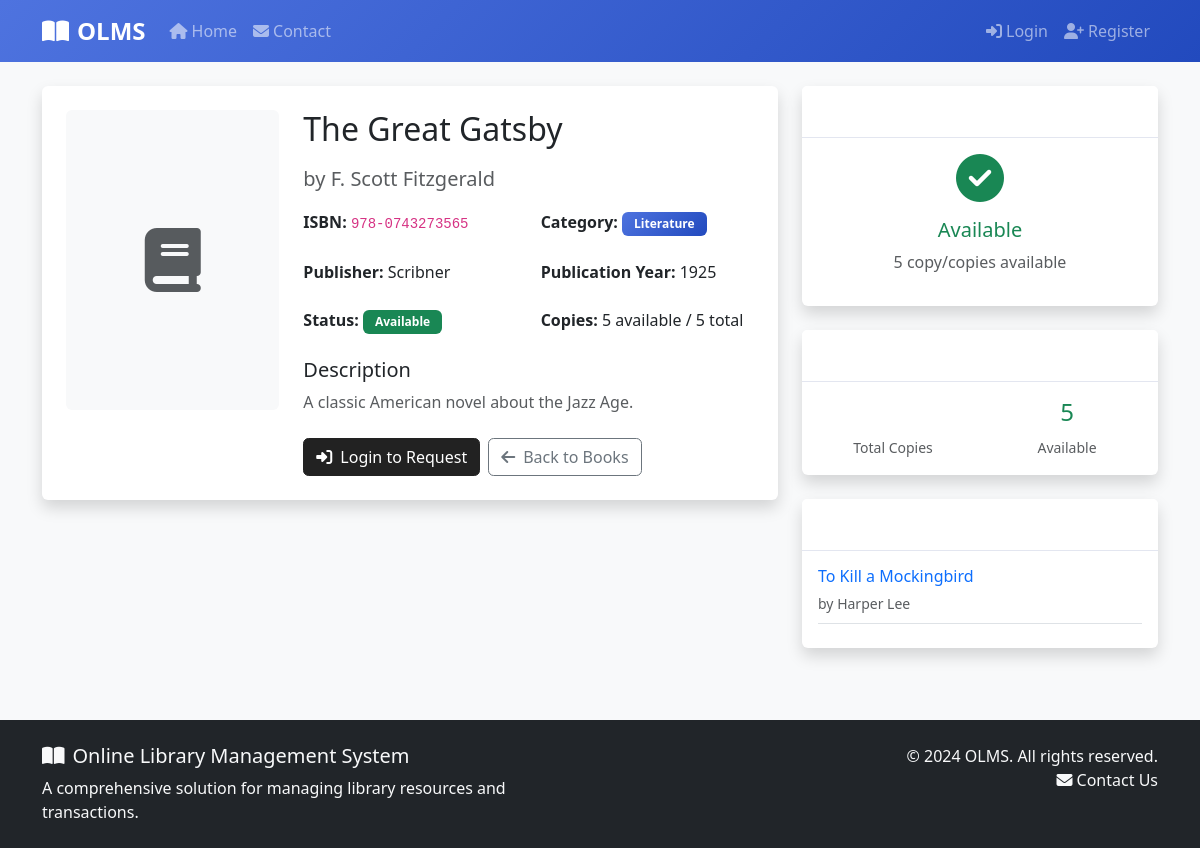
Page /books/1/ on the committed database.
### library/models.py (models this page shows, shortened)
class Book(models.Model):
    STATUS_CHOICES = (
        ('available', 'Available'),
        ('issued', 'Issued'),
        ('lost', 'Lost'),
        ('damaged', 'Damaged'),
    )
    title = models.CharField(max_length=200)
    author = models.CharField(max_length=200)
    isbn = models.CharField(max_length=13, unique=True)
    category = models.ForeignKey(Category, on_delete=models.CASCADE, related_name='books')
    description = models.TextField(blank=True, null=True)
    publication_year = models.IntegerField(
        validators=[MinValueValidator(1900), MaxValueValidator(2025)],
        blank=True, null=True
    )
    publisher = models.CharField(max_length=200, blank=True, null=True)
    total_copies = models.PositiveIntegerField(default=1)
    available_copies = models.PositiveIntegerField(default=1)
    status = models.CharField(max_length=20, choices=STATUS_CHOICES, default='available')
    cover_image = models.ImageField(upload_to='book_covers/', blank=True, null=True)
    created_at = models.DateTimeField(auto_now_add=True)
    updated_at = models.DateTimeField(auto_now=True)
    def is_available(self):
        return self.available_copies > 0 and self.status == 'available'
    class Meta:
        verbose_name = "Book"
        verbose_name_plural = "Books"
        ordering = ['title']

class Category(models.Model):
    name = models.CharField(max_length=100, unique=True)
    description = models.TextField(blank=True, null=True)
    created_at = models.DateTimeField(auto_now_add=True)
    class Meta:
        verbose_name = "Category"
        verbose_name_plural = "Categories"

### library/views.py (the view)
# urls.py: path('books/<int:book_id>/', views.book_detail, name='book_detail'),
def book_detail(request, book_id):
    book = get_object_or_404(Book, id=book_id)
    is_available = book.is_available()
    context = {
        'book': book,
        'is_available': is_available,
    }
    return render(request, 'book_detail.html', context)

### templates/book_detail.html (shortened to what this page needs)
{% extends 'base.html' %}
{% block content %}
<div class="container">
    <div class="row">
        <div class="col-lg-8">
            <div class="card shadow">
                <div class="card-body p-4">
                    <div class="row">
                        <div class="col-md-4 mb-4">
                            {% if book.cover_image %}
                                <img src="{{ book.cover_image.url }}" alt="{{ book.title }}" class="img-fluid rounded shadow">
                            {% else %}
                                <div class="bg-light rounded d-flex align-items-center justify-content-center" style="height: 300px;">
                                    <i class="fas fa-book fa-4x text-muted"></i>
                                </div>
                            {% endif %}
                        </div>
                        <div class="col-md-8">
                            <h1 class="h2 mb-3">{{ book.title }}</h1>
                            <p class="lead text-muted mb-3">by {{ book.author }}</p>
                            <div class="row mb-4">
                                <div class="col-sm-6">
                                    <strong>ISBN:</strong> <code>{{ book.isbn }}</code>
                                </div>
                                <div class="col-sm-6">
                                    <strong>Category:</strong>
                                    <span class="badge bg-primary">{{ book.category.name }}</span>
                                </div>
                            </div>
                            <div class="row mb-4">
                                <div class="col-sm-6">
                                    <strong>Publisher:</strong> {{ book.publisher|default:"Not specified" }}
                                </div>
                                <div class="col-sm-6">
                                    <strong>Publication Year:</strong> {{ book.publication_year|default:"Not specified" }}
                                </div>
                            </div>
                            <div class="row mb-4">
                                <div class="col-sm-6">
                                    <strong>Status:</strong>
                                    {% if book.status == 'available' %}
                                        <span class="badge bg-success">Available</span>
                                    {% elif book.status == 'issued' %}
                                        <span class="badge bg-warning">Issued</span>
                                    {% elif book.status == 'lost' %}
                                        <span class="badge bg-danger">Lost</span>
                                    {% else %}
                                        <span class="badge bg-secondary">{{ book.status|title }}</span>
                                    {% endif %}
                                </div>
                                <div class="col-sm-6">
                                    <strong>Copies:</strong> {{ book.available_copies }} available / {{ book.total_copies }} total
                                </div>
                            </div>
                            {% if book.description %}
                                <div class="mb-4">
                                    <h5>Description</h5>
                                    <p class="text-muted">{{ book.description }}</p>
                                </div>
                            {% endif %}
                            <div class="d-flex gap-2">
                                {% if user.is_authenticated %}
                                    {% if user.profile.user_type == 'admin' %}
                                        <a href="{% url 'book_edit' book.id %}" class="btn btn-warning">
                                            <i class="fas fa-edit me-2"></i>Edit Book
                                        </a>
                                        <a href="{% url 'issue_book' %}" class="btn btn-success">
                                            <i class="fas fa-hand-holding me-2"></i>Issue Book
                                        </a>
                                        <a href="{% url 'book_delete' book.id %}" class="btn btn-danger"
                                           data-confirm="Are you sure you want to delete this book?">
                                            <i class="fas fa-trash me-2"></i>Delete
                                        </a>
                                    {% else %}
                                        {% if book.is_available %}
                                            <a href="{% url 'request_book' book.id %}" class="btn btn-primary">
                                                <i class="fas fa-hand-holding me-2"></i>Request Book
                                            </a>
                                        {% else %}
                                            <button class="btn btn-secondary" disabled>
                                                <i class="fas fa-clock me-2"></i>Not Available
                                            </button>
                                        {% endif %}
                                    {% endif %}
                                {% else %}
                                    <a href="{% url 'login' %}" class="btn btn-primary">
                                        <i class="fas fa-sign-in-alt me-2"></i>Login to Request
                                    </a>
                                {% endif %}
                                <a href="{% url 'book_list' %}" class="btn btn-outline-secondary">
                                    <i class="fas fa-arrow-left me-2"></i>Back to Books
                                </a>
                            </div>
                        </div>
                    </div>
                </div>
            </div>
        </div>
        <div class="col-lg-4">
            <div class="card shadow mb-4">
                <div class="card-header py-3">
                    <h6 class="m-0 font-weight-bold text-primary">
                        <i class="fas fa-info-circle me-2"></i>Availability
                    </h6>
                </div>
                <div class="card-body">
                    <div class="text-center">
                        {% if book.is_available %}
                            <i class="fas fa-check-circle fa-3x text-success mb-3"></i>
                            <h5 class="text-success">Available</h5>
                            <p class="text-muted">{{ book.available_copies }} copy/copies available</p>
                        {% else %}
                            <i class="fas fa-times-circle fa-3x text-danger mb-3"></i>
                            <h5 class="text-danger">Not Available</h5>
                            <p class="text-muted">All copies are currently issued</p>
                        {% endif %}
                    </div>
                </div>
            </div>
            <div class="card shadow mb-4">
                <div class="card-header py-3">
                    <h6 class="m-0 font-weight-bold text-primary">
                        <i class="fas fa-chart-bar me-2"></i>Statistics
                    </h6>
                </div>
                <div class="card-body">
                    <div class="row text-center">
                        <div class="col-6">
                            <h4 class="text-primary">{{ book.total_copies }}</h4>
                            <small class="text-muted">Total Copies</small>
                        </div>
                        <div class="col-6">
                            <h4 class="text-success">{{ book.available_copies }}</h4>
                            <small class="text-muted">Available</small>
                        </div>
                    </div>
                </div>
            </div>
            <div class="card shadow">
                <div class="card-header py-3">
                    <h6 class="m-0 font-weight-bold text-primary">
                        <i class="fas fa-book me-2"></i>Related Books
                    </h6>
                </div>
                <div class="card-body">
                    {% for related_book in book.category.books.all|slice:":3" %}
                        {% if related_book.id != book.id %}
                            <div class="border-bottom pb-2 mb-2">
                                <h6 class="mb-1">
                                    <a href="{% url 'book_detail' related_book.id %}" class="text-decoration-none">
                                        {{ related_book.title }}
                                    </a>
                                </h6>
                                <small class="text-muted">by {{ related_book.author }}</small>
                            </div>
                        {% endif %}
                    {% empty %}
                        <p class="text-muted">No related books found.</p>
                    {% endfor %}
                </div>
            </div>
        </div>
    </div>
</div>
{% endblock %}

### static/css/style.css (style rules this page uses)
body { font-family: 'Segoe UI', Tahoma, Geneva, Verdana, sans-serif; background-color: #f8f9fa; }
.card { border: none; box-shadow: 0 0.15rem 1.75rem 0 rgba(58, 59, 69, 0.15); transition: transform 0.2s ease, box-shadow 0.2s ease; }
.card-header { background-color: #fff; border-bottom: 1px solid #e3e6f0; font-weight: 600; }
.btn { font-weight: 500; border-radius: 0.35rem; transition: all 0.2s ease; }
.btn-primary { background-color: #222 !important; border-color: #222 !important; color: #fff !important; }
.badge { font-size: 0.75rem; font-weight: 600; padding: 0.375rem 0.75rem; }
.bg-primary { background: linear-gradient(135deg, #4e73df 0%, #224abe 100%) !important; }
.text-primary { color: #fff !important; }

### rows in the picture
Book: title "The Great Gatsby", author "F. Scott Fitzgerald", isbn "978-0743273565", category.name "Literature", publisher "Scribner", publication_year "1925", available_copies "5", total_copies "5", description "A classic American novel about the Jazz Age."
Book: title "To Kill a Mockingbird", author "Harper Lee"
